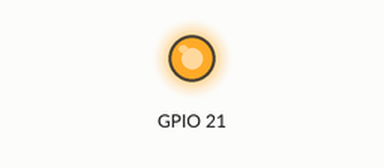
Bench run of a program on a simulated Raspberry Pi (BCM pin numbers). Parts: output pins drawn as LEDs (lit = HIGH). At 1.0 s the program stops and its outputs stay as they are.

Above: at 0.1 s.
At 1.1 s:
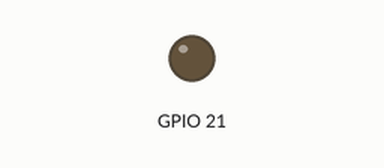
Timing chart, 0 to 2.5 s (numbered marks = the images above):
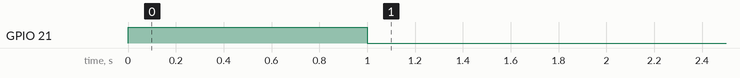

The program:

led1.py
```python
#!/usr/bin/python

# import needed python libraries
import time
import RPi.GPIO as GPIO

# General Raspberry Pi Settings
GPIO.setmode(GPIO.BCM)
GPIO.setwarnings(False)

# Configure GPIO pin 21 for OUTPUT
GPIO.setup(21,GPIO.OUT)

# Turn LED on
GPIO.output(21,GPIO.HIGH)

# Wait one second
time.sleep(1)

# Turn LED off
GPIO.output(21,GPIO.LOW)

# Reset Raspberry Pi GPIO
GPIO.cleanup
```

Measured:
- by itself, GPIO 21: LOW → HIGH at 0.00 s, → LOW 1.0 s later
